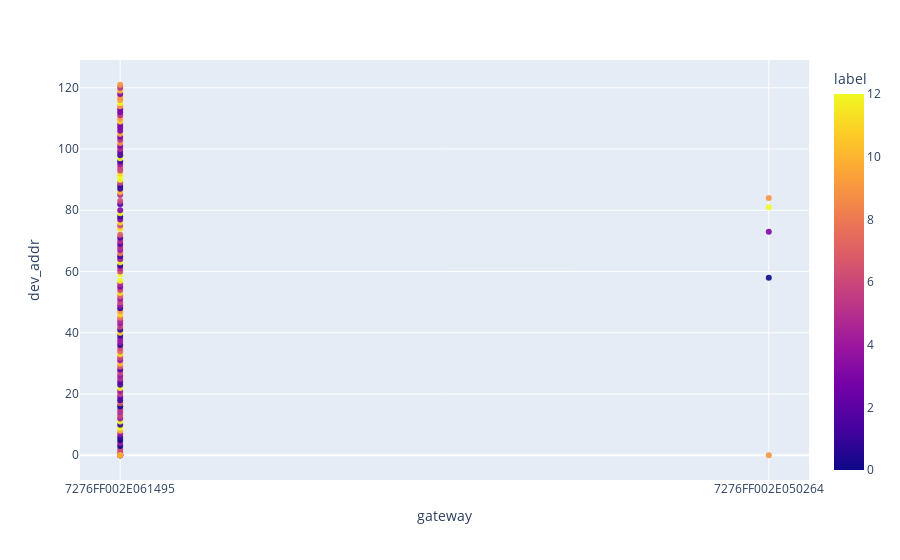

The notebook cell this image was saved under:
### Code cell
fig = px.scatter(labeled_df, x='gateway',y='dev_addr',
                color='label', size_max=100,
                opacity=0.9)
fig.show()

### Figure 1 — Plotly figure (JSON) as saved in the notebook; plotly's stock layout.template omitted (floating-point values rounded to 4 significant figures; data arrays with more than 128 entries replaced by an {"elided": "..."} marker saying what was removed)
{"data": [{"hovertemplate": "gateway=%{x}<br>dev_addr=%{y}<br>label=%{marker.color}<extra></extra>", "legendgroup": "", "marker": {"color": {"elided": "290 int values"}, "coloraxis": "coloraxis", "opacity": 0.9, "symbol": "circle"}, "mode": "markers", "name": "", "showlegend": false, "type": "scatter", "x": {"elided": "290 str values"}, "xaxis": "x", "y": {"elided": "290 str values"}, "yaxis": "y"}], "layout": {"coloraxis": {"colorbar": {"title": {"text": "label"}}, "colorscale": [[0, "#0d0887"], [0.1111, "#46039f"], [0.2222, "#7201a8"], [0.3333, "#9c179e"], [0.4444, "#bd3786"], [0.5556, "#d8576b"], [0.6667, "#ed7953"], [0.7778, "#fb9f3a"], [0.8889, "#fdca26"], [1, "#f0f921"]]}, "legend": {"tracegroupgap": 0}, "margin": {"t": 60}, "xaxis": {"anchor": "y", "domain": [0, 1], "title": {"text": "gateway"}}, "yaxis": {"anchor": "x", "domain": [0, 1], "title": {"text": "dev_addr"}}}}
